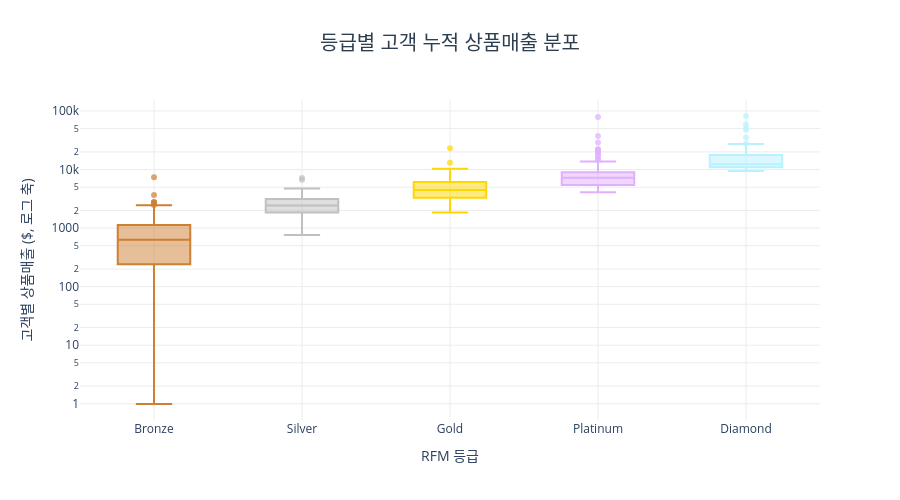

Source (notebook cell):
### Code cell
fig=go.Figure()
for tier in grade_order:
    sub=analysis_customers.loc[analysis_customers['등급'].eq(tier),'Monetary']
    fig.add_trace(go.Box(y=sub,name=tier,boxpoints='outliers',
        marker=dict(color=grade_colors[tier],opacity=0.7),
        line=dict(color=grade_colors[tier]),showlegend=False))
fig.update_layout(title=dict(text='등급별 고객 누적 상품매출 분포',
    x=0.5,xanchor='center',font=dict(size=20,color='#2c3e50')),
    xaxis_title='RFM 등급',yaxis_title='고객별 상품매출 ($, 로그 축)',
    plot_bgcolor='white',height=500)
fig.update_yaxes(type='log',gridcolor='#ececec')
fig.update_xaxes(gridcolor='#ececec')
fig

### Figure 1 — Plotly figure (JSON) as saved in the notebook; plotly's stock layout.template omitted (floating-point values rounded to 4 significant figures; data arrays with more than 128 entries replaced by an {"elided": "..."} marker saying what was removed)
{"data": [{"boxpoints": "outliers", "line": {"color": "#CD7F32"}, "marker": {"color": "#CD7F32", "opacity": 0.7}, "name": "Bronze", "showlegend": false, "type": "box", "y": {"elided": "698 float values"}}, {"boxpoints": "outliers", "line": {"color": "#C0C0C0"}, "marker": {"color": "#C0C0C0", "opacity": 0.7}, "name": "Silver", "showlegend": false, "type": "box", "y": {"elided": "315 float values"}}, {"boxpoints": "outliers", "line": {"color": "#FFD700"}, "marker": {"color": "#FFD700", "opacity": 0.7}, "name": "Gold", "showlegend": false, "type": "box", "y": {"elided": "243 float values"}}, {"boxpoints": "outliers", "line": {"color": "#E0B0FF"}, "marker": {"color": "#E0B0FF", "opacity": 0.7}, "name": "Platinum", "showlegend": false, "type": "box", "y": {"elided": "154 float values"}}, {"boxpoints": "outliers", "line": {"color": "#B9F2FF"}, "marker": {"color": "#B9F2FF", "opacity": 0.7}, "name": "Diamond", "showlegend": false, "type": "box", "y": [14490.0, 11720.0, 10480.0, 19440.0, 12520.0, 16310.0, 12420.0, 10550.0, 27370.0, 11940.0, 18010.0, 21780.0, 11270.0, 10300.0, 11870.0, 12230.0, 9779.0, 14130.0, 16490.0, 10280.0, 59100.0, 22030.0, 10980.0, 14840.0, 51130.0, 11040.0, 27900.0, 15830.0, 22580.0, 82070.0, 11150.0, 10360.0, 11240.0, 17650.0, 16390.0, 20720.0, 12520.0, 12190.0, 10810.0, 11920.0, 9481.0, 11080.0, 10910.0, 9792.0, 14830.0, 11380.0, 9719.0, 35350.0, 10630.0, 18060.0, 11510.0, 16970.0, 9631.0, 13590.0, 47760.0, 10490.0, 12000.0, 14970.0]}], "layout": {"height": 500, "plot_bgcolor": "white", "title": {"font": {"color": "#2c3e50", "size": 20}, "text": "등급별 고객 누적 상품매출 분포", "x": 0.5, "xanchor": "center"}, "xaxis": {"gridcolor": "#ececec", "title": {"text": "RFM 등급"}}, "yaxis": {"gridcolor": "#ececec", "title": {"text": "고객별 상품매출 ($, 로그 축)"}, "type": "log"}}}
